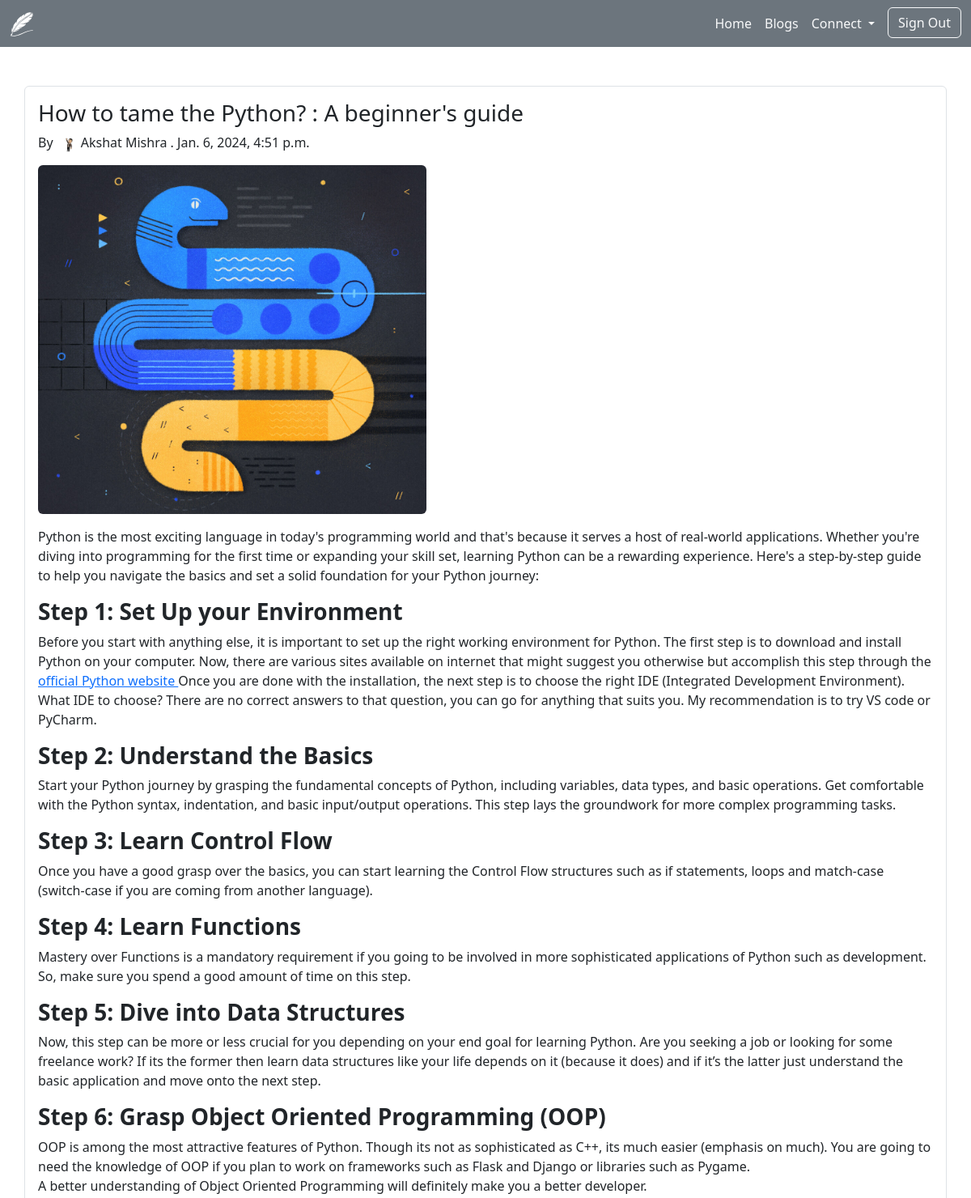
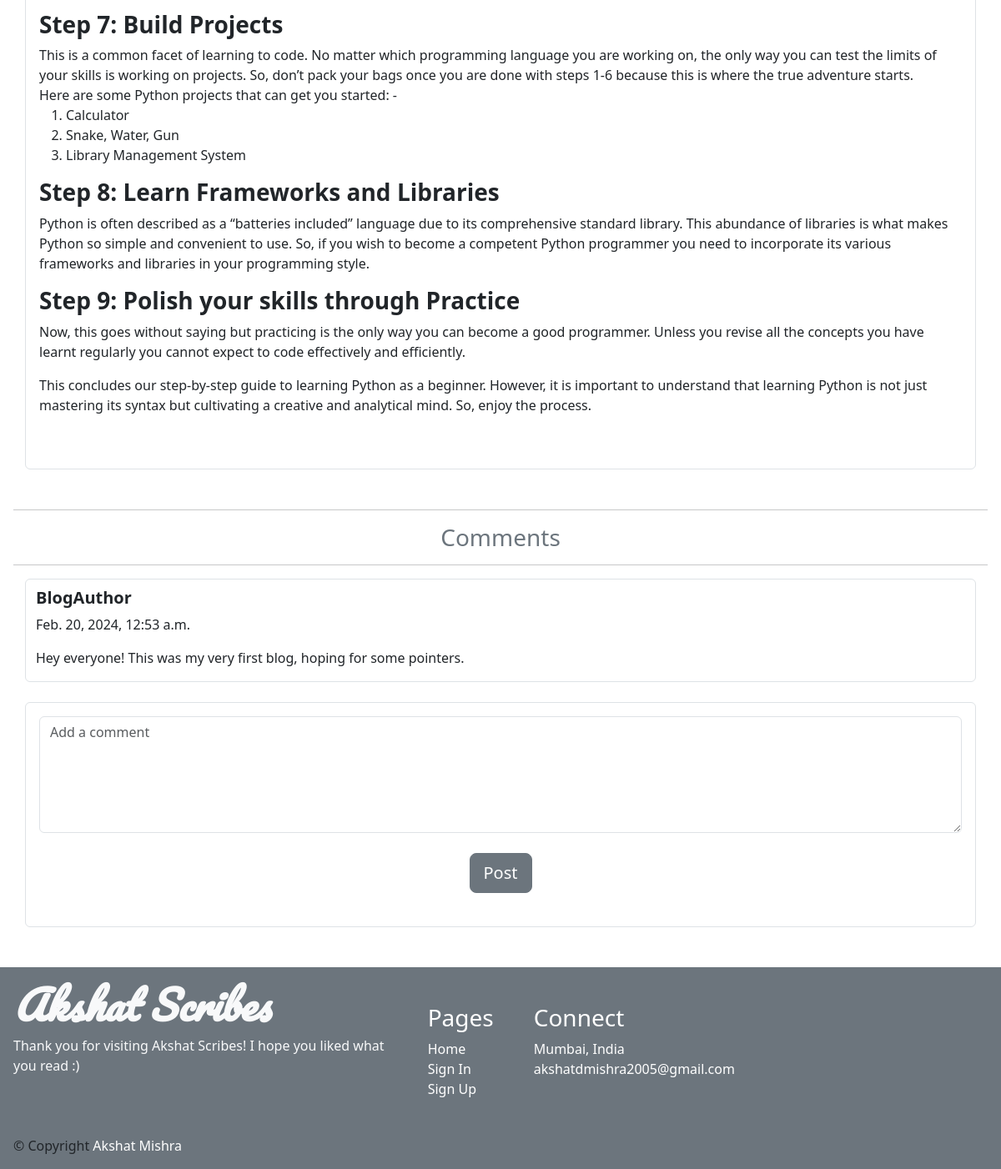
Page /posts/1 (signed in) on the committed database (2 pictures, top to bottom).
### Home/models.py (models this page shows, shortened)
class Post(models.Model):
    title = models.CharField(max_length=100)
    image = models.ImageField(null=True, blank=True, upload_to="images/")
    datetime = models.DateTimeField(default=datetime.now())
    content = models.CharField(max_length=10000000)

class Comment(models.Model):
    post = models.ForeignKey(Post,
                             related_name='comments',
                             on_delete=models.CASCADE)
    name = models.ForeignKey(User, on_delete=models.CASCADE)
    body = models.TextField(blank=False)
    date = models.DateTimeField(default=datetime.now())

### Home/views.py (the view)
# urls.py: path('posts/<str:pk>', views.post, name="post"),
def post(request, pk):
    id = pk
    posts = Post.objects.get(id=pk)
    if request.method == 'POST':
        post = Post.objects.get(id=pk)
        name = request.user
        body = request.POST.get('body')
        Comment.objects.create(post=post, name=name, body=body)
        return redirect(f'/posts/{id}')
    else:
        return render(request, 'post.html', {
            'posts': posts,
        })

### templates/post.html
{% extends 'base.html' %}
{% load static %}
{% block content %}
<section class="mx-3 my-5" id="post">
  <div class="container rounded border p-3 mb-5">
    <h3 class="">{{posts.title}}</h3>
    <p class="">By <img style="border-radius: 50%; height: 20px; width: 20px; margin-inline: 5px;" src="{% static 'assets/img/prof-pic.jpg' %}">Akshat Mishra . {{posts.datetime}}
    </p>
    {% if posts.image %}
    <img class="img-fluid rounded mx-auto" width='480px' height='480px' src="{{ posts.image.url }}">
    {% endif %}
    <p>{{posts.content|safe}}</p>
  </div>
  <hr style="">
  <h3 class="text-center text-secondary">Comments</h3>
  <hr>
  {% if not posts.comments.all %}
    <h3 class="text-center text-secondary my-5">No Comments Yet.</h3>
  {% else %}
    {% for comment in posts.comments.all %}
      <div class="container rounded border my-3">
        <h5 style="color: inherit; margin-inline-start: inherit; padding-top:10px;"><strong>{{ comment.name }}</strong></h5>
        <p class="">{{comment.date}}</p>
        <p class="">{{ comment.body }}</p>
      </div>
    {% endfor %}
  {% endif %}
  {% include 'components/comment_form.html' %}
</section>
  {% endblock %}

### rows in the picture
Post: title "How to tame the Python? : A beginner's guide", datetime "Jan. 6, 2024, 4:51 p.m.", image (picture), content "Python is the most exciting language in today's programming world and that's because it serves a host of real-world applications. Whether you're diving into programming for the first time or expanding your skill set, learning Python can be a rewarding experience. Here's a step-by-step guide to help you navigate the basics and set a solid foundation for your Python journey: Step 1: Set Up your Environment Before you start with anything else, it is important to set up the right working environment for Python. The first step is to download and install Python on your computer. Now, there are various sites available on internet that might suggest you otherwise but accomplish this step through…"
Comment: name "BlogAuthor", date "Feb. 20, 2024, 12:53 a.m.", body "Hey everyone! This was my very first blog, hoping for some pointers."
